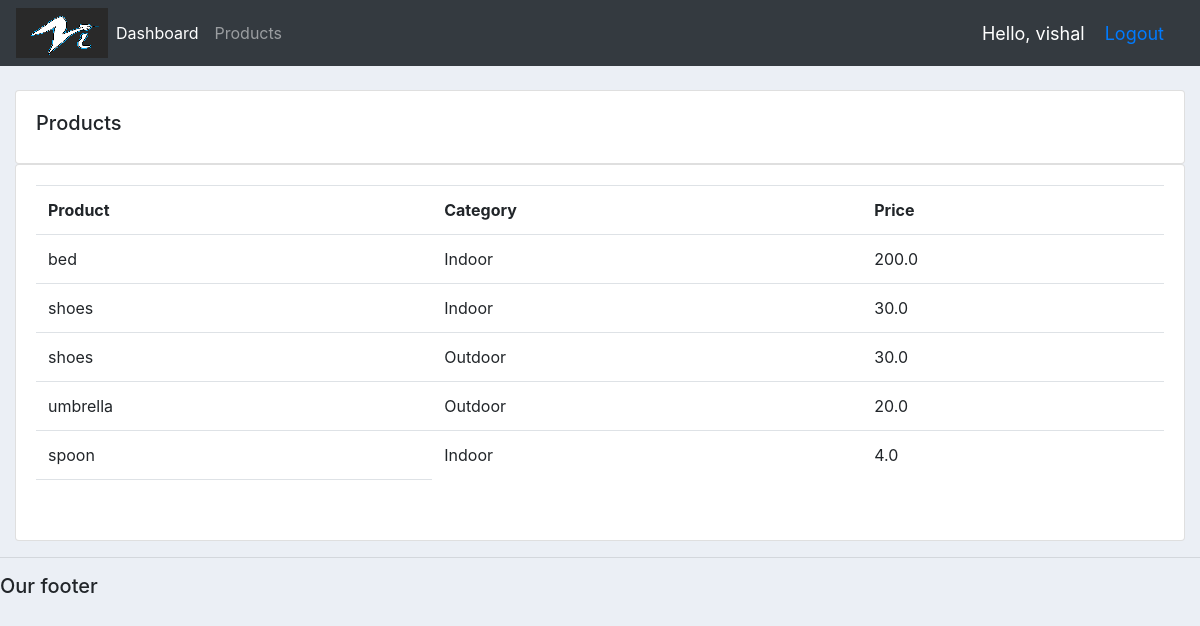
Screenshot of /products/ (signed in) with the database file from the repository.
### accounts/models.py (models this page shows, shortened)
class Product(models.Model):
    CATEGORY=(
        ('Indoor','Indoor'),
        ('Outdoor','Outdoor'),
    )
    name=models.CharField(max_length=200,null=True)
    price = models.FloatField(null=True)
    category = models.CharField(max_length=20,null=True,choices=CATEGORY)
    description = models.CharField(max_length=200, null=True)
    date_created = models.DateTimeField(auto_now_add=True, null=True)
    tags = models.ManyToManyField(Tag)

### accounts/decorators.py (the view)
        def wrapper_func(request,*args,**kwargs):
            group=None
            if request.user.groups.exists():
                group=request.user.groups.all()[0].name
            if group in allowed_roles:
                return view_func(request,*args,**kwargs)
            else:
                return HttpResponse('You are not authorised to access this page')

### accounts/views.py (called while the page is built)
@login_required(login_url='login')
@allowed_user(allowed_roles=['admin'])
def products(request):
	products=Product.objects.all()
	return render(request, 'accounts/products.html',{'products':products})

### accounts/templates/accounts/products.html
{%  extends 'accounts/main.html' %}
{% block content %}
		<br>
		<div class="row">
			<div class="col-md">
				<div class="card card-body">
					<h5>Products</h5>
				</div>
				<div class="card card-body">
					<table class="table">
						<tr>
							<th>Product</th>
							<th>Category</th>
							<th>Price</th>
						</tr>
							{% for i in products %}
							<tr>
								<td>{{i.name}}</td>
								<td>{{i.category}}</td>
								<td>{{i.price}}</td>
							</tr>
							{% endfor %}
							<td></td>
					</table>
				</div>
			</div>
		</div>
{% endblock content %}

### accounts/templates/accounts/navbar.html (shortened to what this page needs)
{% load static %}
<nav class="navbar navbar-expand-lg navbar-dark bg-dark">
  <img src="{% static 'images/logo.png' %}">
  <div class="collapse navbar-collapse" id="navbarNav">
    <ul class="navbar-nav">
      {% if request.user.is_staff %}
      <li class="nav-item active">
        <a class="nav-link" href="{% url 'home' %}">Dashboard</a>
      </li>
      <li class="nav-item">
        <a class="nav-link" href="{% url 'products' %}">Products</a>
      </li>
      {% else %}
      <li class="nav-item">
        <a class="nav-link" href="{% url 'account' %}">Settings</a>
      </li>
      {% endif %}
    </ul>
  </div>
  <span class="hello-msg">Hello, {{request.user}}</span>
  <span class="hello-msg"><a href="{% url 'logout' %}">Logout</a></span>
</nav>

### static/css/main.css (style rules this page uses)
body { background-color: #ebeff5; }

### accounts/templates/accounts/navbar.html (style rules this page uses)
.hello-msg { font-size:18px; color:#fff; margin-right:20px; }

### rows the page displays
Product: name "bed", category "Indoor", price "200.0"
Product: name "shoes", category "Indoor", price "30.0"
Product: name "shoes", category "Outdoor", price "30.0"
Product: name "umbrella", category "Outdoor", price "20.0"
Product: name "spoon", category "Indoor", price "4.0"

### other values shown
{{ request.user }} "vishal"
